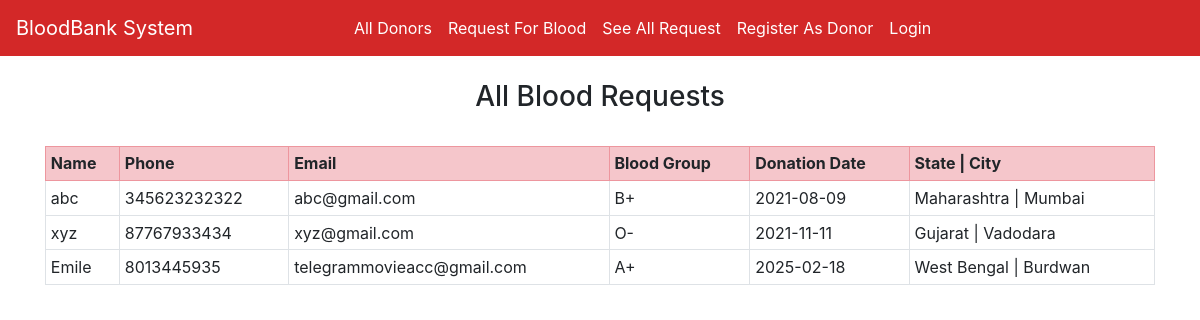
The app's page /see_all_request/ with its own data.
### home/models.py (models this page shows, shortened)
class RequestBlood(models.Model):
    name = models.CharField(max_length=100)
    email = models.EmailField()
    phone = models.CharField(max_length=20)
    state = models.CharField(max_length=200, blank=True)
    city = models.CharField(max_length=300, blank=True)
    address = models.CharField(max_length=500, blank=True)
    blood_group = models.ForeignKey(BloodGroup, on_delete=models.CASCADE)
    date = models.CharField(max_length=100, blank=True)

class BloodGroup(models.Model):
    name = models.CharField(max_length=5)
    def __str__(self):
        return self.name

### home/views.py (the view)
# urls.py: path("see_all_request/", views.see_all_request, name="see_all_request"),
def see_all_request(request):
    requests = RequestBlood.objects.all()
    return render(request, "see_all_request.html", {'requests':requests})

### home/templates/see_all_request.html (shortened to what this page needs)
{% extends 'base.html' %}
{% block body %}
<div class="container">
{% if requests %}
<h3 class="text-center">All Blood Requests</h3>
<br>
<table class="table table-sm table-bordered">
  <tr class="table-danger">
    <th>Name</th>
    <th>Phone</th>
    <th>Email</th>
    <th>Blood Group</th>
    <th>Donation Date</th>
    <th>State | City</th>
  </tr>
  {% for i in requests %}
    <tr>
      <td>{{i.name}}</td>
      <td>{{i.phone}}</td>
      <td>{{i.email}}</td>
      <td>{{i.blood_group}}</td>
      <td>{{i.date}}</td>
      <td>{{i.state}} | {{i.city}}</td>
    </tr>
  {% endfor %}
</table>
{% else %}
<h2>No Blood Request Available</h2>
{% endif %}
</div>
{% endblock %}

### records on screen
RequestBlood: name "abc", phone "345623232322", email "abc@gmail.com", blood_group "B+", date "2021-08-09", state "Maharashtra", city "Mumbai"
RequestBlood: name "xyz", phone "87767933434", email "xyz@gmail.com", blood_group "O-", date "2021-11-11", state "Gujarat", city "Vadodara"
RequestBlood: name "Emile", phone "8013445935", email "telegrammovieacc@gmail.com", blood_group "A+", date "2025-02-18", state "West Bengal", city "Burdwan"
